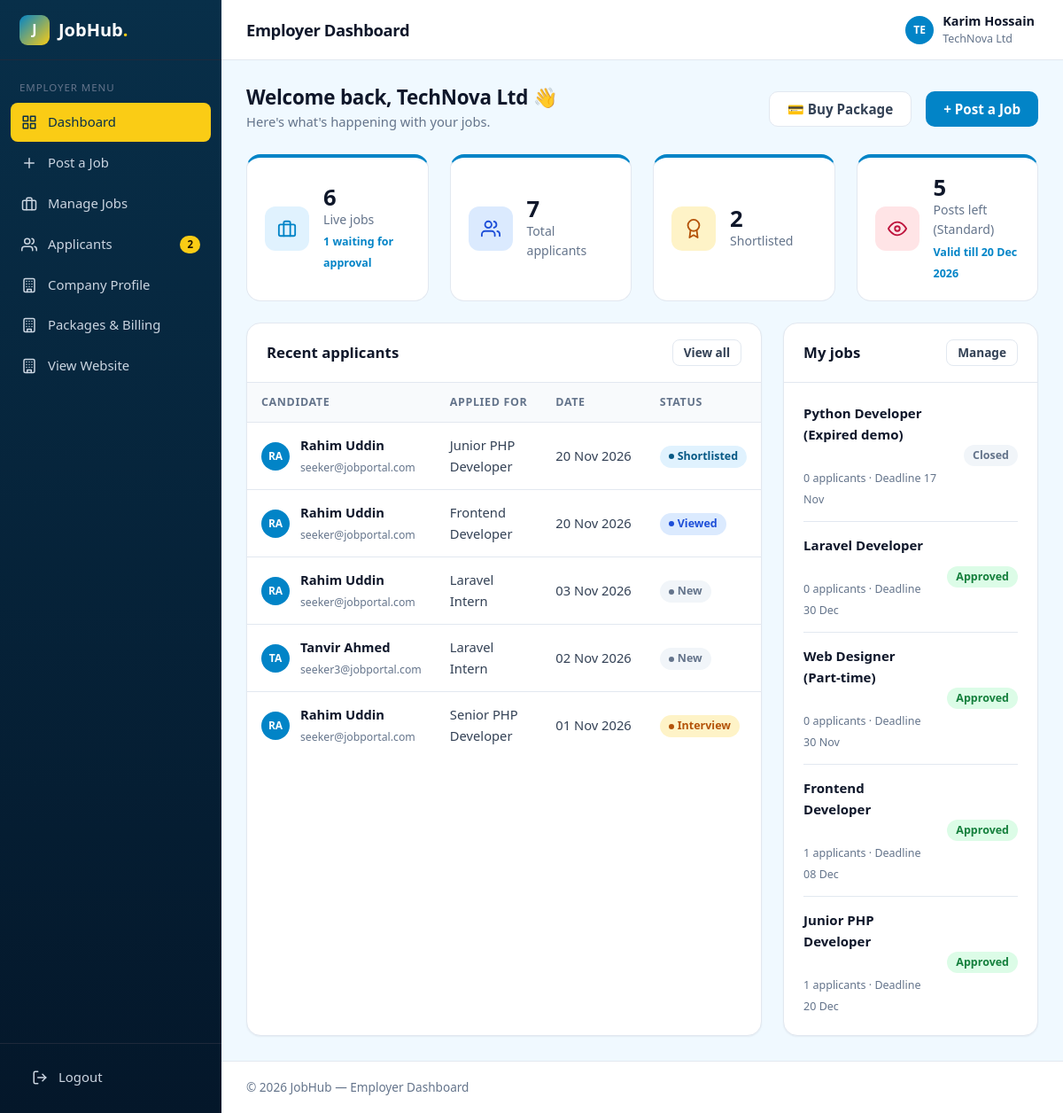
The page /employer/dashboard.php (signed in) on the database its author committed.
### tables this page shows
CREATE TABLE `companies` (
  `id` int UNSIGNED NOT NULL,
  `user_id` int UNSIGNED NOT NULL,
  `city_id` int UNSIGNED DEFAULT NULL,
  `name` varchar(150) NOT NULL,
  `logo` varchar(255) DEFAULT NULL,
  `website` varchar(255) DEFAULT NULL,
  `address` text,
  `description` text
);

CREATE TABLE `subscriptions` (
  `id` int UNSIGNED NOT NULL,
  `user_id` int UNSIGNED NOT NULL,
  `package_id` int UNSIGNED NOT NULL,
  `posts_left` smallint UNSIGNED NOT NULL DEFAULT '0',
  `start_date` date DEFAULT NULL,
  `end_date` date DEFAULT NULL,
  `status` enum('pending','active','expired') NOT NULL DEFAULT 'pending'
);

CREATE TABLE `packages` (
  `id` int UNSIGNED NOT NULL,
  `name` varchar(50) NOT NULL,
  `price` decimal(10,2) NOT NULL DEFAULT '0.00',
  `duration_days` smallint UNSIGNED NOT NULL,
  `job_post_limit` smallint UNSIGNED NOT NULL,
  `description` text
);

CREATE TABLE `job_applications` (
  `id` int UNSIGNED NOT NULL,
  `job_id` int UNSIGNED NOT NULL,
  `seeker_id` int UNSIGNED NOT NULL,
  `resume_file` varchar(255) NOT NULL,
  `status` enum('applied','viewed','shortlisted','interview','hired','rejected') NOT NULL DEFAULT 'applied',
  `applied_at` timestamp NOT NULL DEFAULT CURRENT_TIMESTAMP
);

CREATE TABLE `users` (
  `id` int UNSIGNED NOT NULL,
  `name` varchar(100) NOT NULL,
  `email` varchar(150) NOT NULL,
  `phone` varchar(20) DEFAULT NULL,
  `password` varchar(255) NOT NULL,
  `role` enum('admin','employer','seeker') NOT NULL,
  `status` enum('active','pending','blocked') NOT NULL DEFAULT 'active',
  `created_at` timestamp NOT NULL DEFAULT CURRENT_TIMESTAMP
);

CREATE TABLE `jobs` (
  `id` int UNSIGNED NOT NULL,
  `company_id` int UNSIGNED NOT NULL,
  `category_id` int UNSIGNED DEFAULT NULL,
  `city_id` int UNSIGNED DEFAULT NULL,
  `subscription_id` int UNSIGNED DEFAULT NULL,
  `title` varchar(150) NOT NULL,
  `slug` varchar(180) NOT NULL,
  `job_type` enum('full_time','part_time','contract','internship','remote') NOT NULL DEFAULT 'full_time',
  `salary_min` decimal(10,2) DEFAULT NULL,
  `salary_max` decimal(10,2) DEFAULT NULL,
  `description` text,
  `deadline` date NOT NULL,
  `status` enum('pending','approved','rejected','closed') NOT NULL DEFAULT 'pending',
  `is_featured` tinyint(1) NOT NULL DEFAULT '0'
);

### employer/include/check.php (called while the page is built, shortened)
<?php
include('../dbconfig.php');
$userId = (int)$_SESSION['user_id'];
$company = $conn->query("SELECT companies.*, cities.name AS city_name FROM companies
                         LEFT JOIN cities ON cities.id = companies.city_id
                         WHERE companies.user_id = $userId")->fetch_assoc();
$companyId = (int)$company['id'];
$sub = $conn->query("SELECT subscriptions.*, packages.name AS package_name FROM subscriptions
                     JOIN packages ON packages.id = subscriptions.package_id
                     WHERE subscriptions.user_id = $userId AND subscriptions.status = 'active'
                       AND subscriptions.end_date >= CURDATE()
                     ORDER BY subscriptions.id DESC LIMIT 1")->fetch_assoc();
$statusLabel = array('applied' => 'New', 'viewed' => 'Viewed', 'shortlisted' => 'Shortlisted',
                     'interview' => 'Interview', 'hired' => 'Hired', 'rejected' => 'Rejected');
$statusColor = array('applied' => 'badge-gray', 'viewed' => 'badge-info', 'shortlisted' => 'badge-primary',
                     'interview' => 'badge-warning', 'hired' => 'badge-success', 'rejected' => 'badge-danger');
$jobColor    = array('pending' => 'badge-warning', 'approved' => 'badge-success', 'rejected' => 'badge-danger', 'closed' => 'badge-gray');

### employer/dashboard.php (the view, shortened to what this page needs)
<?php
include('include/check.php');
$pageTitle = 'Employer Dashboard';
$activeJobs  = $conn->query("SELECT COUNT(*) AS c FROM jobs WHERE company_id = $companyId AND status = 'approved' AND deadline >= CURDATE()")->fetch_assoc()['c'];
$pendingJobs = $conn->query("SELECT COUNT(*) AS c FROM jobs WHERE company_id = $companyId AND status = 'pending'")->fetch_assoc()['c'];
$totalApps   = $conn->query("SELECT COUNT(*) AS c FROM job_applications JOIN jobs ON jobs.id = job_applications.job_id WHERE jobs.company_id = $companyId")->fetch_assoc()['c'];
$shortApps   = $conn->query("SELECT COUNT(*) AS c FROM job_applications JOIN jobs ON jobs.id = job_applications.job_id WHERE jobs.company_id = $companyId AND job_applications.status IN ('shortlisted','interview','hired')")->fetch_assoc()['c'];
$recent = $conn->query("SELECT job_applications.*, jobs.title, users.name, users.email
                        FROM job_applications
                        JOIN jobs ON jobs.id = job_applications.job_id
                        JOIN seekers ON seekers.id = job_applications.seeker_id
                        JOIN users ON users.id = seekers.user_id
                        WHERE jobs.company_id = $companyId
                        ORDER BY job_applications.applied_at DESC LIMIT 5");
$myJobs = $conn->query("SELECT jobs.*, (SELECT COUNT(*) FROM job_applications WHERE job_applications.job_id = jobs.id) AS total_apps
                        FROM jobs WHERE company_id = $companyId ORDER BY id DESC LIMIT 5");
?>
<!DOCTYPE html>
<html lang="en">
<head>
  <link rel="stylesheet" href="../assets/css/style.css?v=2">
</head>
<body class="dash-body">
<?php include('include/menu.php'); ?>
<main class="dash-content">
  <div class="page-actions">
    <div><h2>Welcome back, <?php echo $company['name']; ?> 👋</h2><p>Here's what's happening with your jobs.</p></div>
    <div class="flex gap-2">
      <a href="subscription.php" class="btn btn-light">💳 Buy Package</a>
      <a href="post-job.php" class="btn btn-primary">+ Post a Job</a>
    </div>
  </div>
  <div class="grid grid-4 mb-3">
    <a href="manage-jobs.php" class="stat-card"><div class="stat-icon teal"><svg class="ic" viewBox="0 0 24 24" aria-hidden="true"><rect x="2" y="7" width="20" height="14" rx="2"/><path d="M16 21V5a2 2 0 0 0-2-2h-4a2 2 0 0 0-2 2v16"/></svg></div><div><h3><?php echo $activeJobs; ?></h3><p>Live jobs</p><?php if ($pendingJobs > 0) { ?><span class="stat-trend"><?php echo $pendingJobs; ?> waiting for approval</span><?php } ?></div></a>
    <a href="applicants.php" class="stat-card"><div class="stat-icon blue"><svg class="ic" viewBox="0 0 24 24" aria-hidden="true"><path d="M17 21v-2a4 4 0 0 0-4-4H5a4 4 0 0 0-4 4v2"/><circle cx="9" cy="7" r="4"/><path d="M23 21v-2a4 4 0 0 0-3-3.87"/><path d="M16 3.13a4 4 0 0 1 0 7.75"/></svg></div><div><h3><?php echo $totalApps; ?></h3><p>Total applicants</p></div></a>
    <a href="applicants.php?status=shortlisted" class="stat-card"><div class="stat-icon amber"><svg class="ic" viewBox="0 0 24 24" aria-hidden="true"><circle cx="12" cy="8" r="7"/><polyline points="8.21 13.89 7 23 12 20 17 23 15.79 13.89"/></svg></div><div><h3><?php echo $shortApps; ?></h3><p>Shortlisted</p></div></a>
    <a href="subscription.php" class="stat-card"><div class="stat-icon rose"><svg class="ic" viewBox="0 0 24 24" aria-hidden="true"><path d="M1 12s4-8 11-8 11 8 11 8-4 8-11 8-11-8-11-8z"/><circle cx="12" cy="12" r="3"/></svg></div>
      <div>
        <?php if ($sub) { ?>
          <h3><?php echo $sub['posts_left']; ?></h3><p>Posts left (<?php echo $sub['package_name']; ?>)</p>
          <span class="stat-trend">Valid till <?php echo date('d M Y', strtotime($sub['end_date'])); ?></span>
        <?php } else { ?>
          <h3>0</h3><p>No active package</p><span class="stat-trend">Buy a package →</span>
        <?php } ?>
      </div>
    </a>
  </div>
  <div class="dash-grid">
    <div class="card">
      <div class="card-header"><h3>Recent applicants</h3><a href="applicants.php" class="btn btn-sm btn-light">View all</a></div>
      <div class="table-wrap">
        <table class="table">
          <thead><tr><th>Candidate</th><th>Applied for</th><th>Date</th><th>Status</th></tr></thead>
          <tbody>
          <?php while ($a = $recent->fetch_assoc()) { ?>
            <tr>
              <td><div class="cell-user"><span class="avatar sm"><?php echo strtoupper(substr($a['name'], 0, 2)); ?></span><div><strong><?php echo $a['name']; ?></strong><small><?php echo $a['email']; ?></small></div></div></td>
              <td><?php echo $a['title']; ?></td>
              <td><?php echo date('d M Y', strtotime($a['applied_at'])); ?></td>
              <td><span class="badge badge-dot <?php echo $statusColor[$a['status']]; ?>"><?php echo $statusLabel[$a['status']]; ?></span></td>
            </tr>
          <?php } ?>
          </tbody>
        </table>
      </div>
    </div>
    <div class="card">
      <div class="card-header"><h3>My jobs</h3><a href="manage-jobs.php" class="btn btn-sm btn-light">Manage</a></div>
      <div class="card-body">
        <?php while ($j = $myJobs->fetch_assoc()) { ?>
          <div class="list-item">
            <div class="list-item-body">
              <strong><?php echo $j['title']; ?></strong><br>
              <small class="muted"><?php echo $j['total_apps']; ?> applicants · Deadline <?php echo date('d M', strtotime($j['deadline'])); ?></small>
            </div>
            <span class="badge <?php echo $jobColor[$j['status']]; ?>"><?php echo ucfirst($j['status']); ?></span>
          </div>
        <?php } ?>
      </div>
    </div>
  </div>
</main>
<?php include('include/footer.php'); ?>

### employer/include/menu.php (shortened to what this page needs)
<?php
$page = basename($_SERVER['PHP_SELF']);
$newApps = $conn->query("SELECT COUNT(*) AS c FROM job_applications
                          JOIN jobs ON jobs.id = job_applications.job_id
                          WHERE jobs.company_id = $companyId AND job_applications.status = 'applied'")->fetch_assoc()['c'];
?>
<aside class="sidebar">
  <a href="../index.php" class="logo"><span class="logo-mark">J</span>JobHub<span class="dot">.</span></a>
  <div class="sidebar-label">Employer menu</div>
  <ul class="sidebar-menu">
    <li><a href="dashboard.php" class="<?php if ($page == 'dashboard.php') echo 'active'; ?>"><svg class="ic" viewBox="0 0 24 24" aria-hidden="true"><rect x="3" y="3" width="7" height="7"/><rect x="14" y="3" width="7" height="7"/><rect x="14" y="14" width="7" height="7"/><rect x="3" y="14" width="7" height="7"/></svg>Dashboard</a></li>
    <li><a href="post-job.php" class="<?php if ($page == 'post-job.php') echo 'active'; ?>"><svg class="ic" viewBox="0 0 24 24" aria-hidden="true"><line x1="12" y1="5" x2="12" y2="19"/><line x1="5" y1="12" x2="19" y2="12"/></svg>Post a Job</a></li>
    <li><a href="manage-jobs.php" class="<?php if ($page == 'manage-jobs.php') echo 'active'; ?>"><svg class="ic" viewBox="0 0 24 24" aria-hidden="true"><rect x="2" y="7" width="20" height="14" rx="2"/><path d="M16 21V5a2 2 0 0 0-2-2h-4a2 2 0 0 0-2 2v16"/></svg>Manage Jobs</a></li>
    <li><a href="applicants.php" class="<?php if ($page == 'applicants.php' || $page == 'email.php') echo 'active'; ?>"><svg class="ic" viewBox="0 0 24 24" aria-hidden="true"><path d="M17 21v-2a4 4 0 0 0-4-4H5a4 4 0 0 0-4 4v2"/><circle cx="9" cy="7" r="4"/><path d="M23 21v-2a4 4 0 0 0-3-3.87"/><path d="M16 3.13a4 4 0 0 1 0 7.75"/></svg>Applicants<?php if ($newApps > 0) { ?><span class="count"><?php echo $newApps; ?></span><?php } ?></a></li>
    <li><a href="company-profile.php" class="<?php if ($page == 'company-profile.php') echo 'active'; ?>"><svg class="ic" viewBox="0 0 24 24" aria-hidden="true"><rect x="4" y="2" width="16" height="20" rx="2"/><path d="M9 22v-4h6v4M8 6h.01M16 6h.01M12 6h.01M12 10h.01M12 14h.01M16 10h.01M16 14h.01M8 10h.01M8 14h.01"/></svg>Company Profile</a></li>
    <li><a href="subscription.php" class="<?php if ($page == 'subscription.php' || $page == 'checkout.php' || $page == 'payment-success.php' || $page == 'payment-fail.php') echo 'active'; ?>"><svg class="ic" viewBox="0 0 24 24" aria-hidden="true"><rect x="4" y="2" width="16" height="20" rx="2"/><path d="M9 22v-4h6v4M8 6h.01M16 6h.01M12 6h.01M12 10h.01M12 14h.01M16 10h.01M16 14h.01M8 10h.01M8 14h.01"/></svg>Packages &amp; Billing</a></li>
    <li><a href="../index.php"><svg class="ic" viewBox="0 0 24 24" aria-hidden="true"><rect x="4" y="2" width="16" height="20" rx="2"/><path d="M9 22v-4h6v4M8 6h.01M16 6h.01M12 6h.01M12 10h.01M12 14h.01M16 10h.01M16 14h.01M8 10h.01M8 14h.01"/></svg>View Website</a></li>
  </ul>
  <div class="sidebar-foot">
    <ul class="sidebar-menu">
      <li><a href="../logout.php"><svg class="ic" viewBox="0 0 24 24" aria-hidden="true"><path d="M9 21H5a2 2 0 0 1-2-2V5a2 2 0 0 1 2-2h4"/><polyline points="16 17 21 12 16 7"/><line x1="21" y1="12" x2="9" y2="12"/></svg>Logout</a></li>
    </ul>
  </div>
</aside>
<div class="dash-main">
  <header class="topbar">
    <h1 class="topbar-title"><?php echo $pageTitle; ?></h1>
    <div class="dropdown" style="margin-left:auto">
      <button class="dropdown-toggle">
        <span class="avatar sm"><?php echo strtoupper(substr($company['name'], 0, 2)); ?></span>
        <span class="user-meta"><strong><?php echo $_SESSION['name']; ?></strong><small><?php echo $company['name']; ?></small></span>
      </button>
    </div>
  </header>

### rows shown on the page
companies: name "TE", name "TechNova Ltd"
subscriptions: posts_left "5", package.name "Standard", end_date "20 Dec 2026"
job_applications: users.name "RA", users.name "Rahim Uddin", users.email "seeker@jobportal.com", job.title "Junior PHP Developer", applied_at "20 Nov 2026", status "Shortlisted"
job_applications: users.name "RA", users.name "Rahim Uddin", users.email "seeker@jobportal.com", job.title "Frontend Developer", applied_at "20 Nov 2026", status "Viewed"
job_applications: users.name "RA", users.name "Rahim Uddin", users.email "seeker@jobportal.com", job.title "Laravel Intern", applied_at "03 Nov 2026", status "New"
job_applications: users.name "TA", users.name "Tanvir Ahmed", users.email "seeker3@jobportal.com", job.title "Laravel Intern", applied_at "02 Nov 2026", status "New"
job_applications: users.name "RA", users.name "Rahim Uddin", users.email "seeker@jobportal.com", job.title "Senior PHP Developer", applied_at "01 Nov 2026", status "Interview"
jobs: title "Python Developer (Expired demo)", total_apps "0", deadline "17 Nov", status "Closed"
jobs: title "Laravel Developer", total_apps "0", deadline "30 Dec", status "Approved"
jobs: title "Web Designer (Part-time)", total_apps "0", deadline "30 Nov", status "Approved"
jobs: title "Frontend Developer", total_apps "1", deadline "08 Dec", status "Approved"
jobs: title "Junior PHP Developer", total_apps "1", deadline "20 Dec", status "Approved"

### other values the page prints
$newApps "2"
$pageTitle "Employer Dashboard"
$_SESSION['name'] "Karim Hossain"
$activeJobs "6"
$pendingJobs "1"
$totalApps "7"
$shortApps "2"
